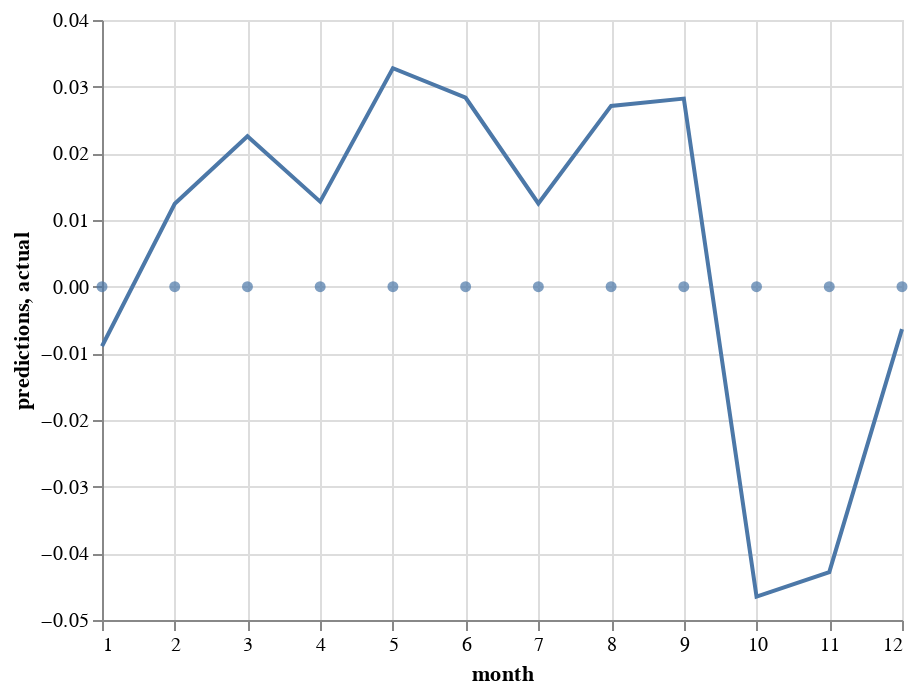

Notebook source saved alongside this figure:
### Code cell
import altair as alt
line = alt.Chart(df).mark_line().encode(
    x='month',
    y='predictions'
)
scatter = alt.Chart(df).mark_circle().encode(
    x='month',
    y='actual'
)
graph = line + scatter
graph
#line

### Figure 1 — Vega-Lite specification as saved in the notebook (floating-point values rounded to 4 significant figures)
{"config": {"view": {"continuousWidth": 400, "continuousHeight": 300}}, "layer": [{"mark": "line", "encoding": {"x": {"type": "quantitative", "field": "month"}, "y": {"type": "quantitative", "field": "predictions"}}}, {"mark": "circle", "encoding": {"x": {"type": "quantitative", "field": "month"}, "y": {"type": "quantitative", "field": "actual"}}}], "data": {"name": "data-deeccfcfbaf62df65a95b320cfed2d47"}, "$schema": "https://vega.github.io/schema/vega-lite/v4.8.1.json", "datasets": {"data-deeccfcfbaf62df65a95b320cfed2d47": [{"month": 1, "actual": 0.0, "predictions": -0.008937}, {"month": 2, "actual": 0.0, "predictions": 0.01244}, {"month": 3, "actual": 0.0, "predictions": 0.02257}, {"month": 4, "actual": 0.0, "predictions": 0.01275}, {"month": 5, "actual": 0.0, "predictions": 0.03277}, {"month": 6, "actual": 0.0, "predictions": 0.02834}, {"month": 7, "actual": 0.0, "predictions": 0.01248}, {"month": 8, "actual": 0.0, "predictions": 0.02711}, {"month": 9, "actual": 0.0, "predictions": 0.02821}, {"month": 10, "actual": 0.0, "predictions": -0.0465}, {"month": 11, "actual": 0.0, "predictions": -0.04283}, {"month": 12, "actual": 0.0, "predictions": -0.006377}]}}
